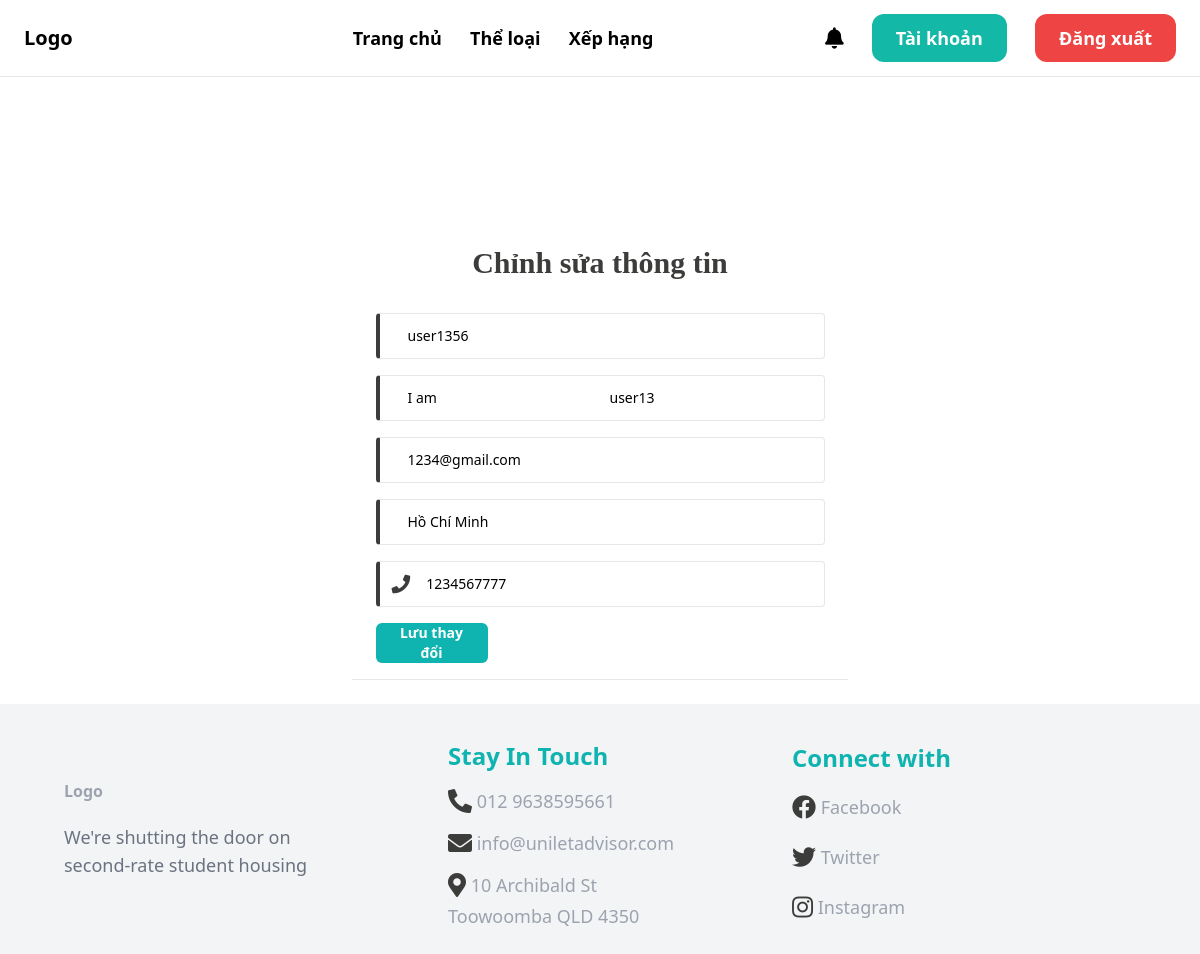
Screenshot of /edit_infomation/ (signed in) with the database file from the repository.
### userauths/models.py (models this page shows, shortened)
class User(AbstractUser):
    email = models.EmailField(unique=True)
    username = models.CharField(max_length=100)
    user_id = ShortUUIDField(unique=True, primary_key=True, prefix="user", alphabet='1234567890', length=6, max_length=100)
    phone_number = models.CharField(max_length=20, blank=True)
    address = models.CharField(max_length=255, blank=True)
    USERNAME_FIELD = "email"
    REQUIRED_FIELDS = ['username']

### core/views.py (the view)
# urls.py: path('edit_infomation/', views.edit_infomation, name='edit_infomation'),
@login_required
def edit_infomation(request):
    if request.method == 'POST':
        form = UserProfileForm(request.POST, instance=request.user)
        if form.is_valid():
            form.save()
            messages.success(request, 'Thông tin cá nhân đã được cập nhật thành công!')
            return redirect(reverse('core:account'))
    else:
        form = UserProfileForm(instance=request.user)
    context = {
        'form': form
    }
    return render(request, 'core/edit_infomation.html', context)

### core/forms.py
class UserProfileForm(forms.ModelForm):
    class Meta:
        model = User
        fields = ['username','first_name', 'last_name', 'email', 'phone_number', 'address']

### templates/core/edit_infomation.html (shortened to what this page needs)
{% extends 'core/base.html' %}
{% load static %}
{% block content %}
    <div class="bg-grey-lighter flex flex-col text-sm mt-32">
        <div class="container max-w-lg mx-auto flex-1 flex flex-col items-center justify-center px-2">
            <div class="grid justify-items-center bg-white px-4 py-4 rounded text-black w-full text-sm">
                <h1 class="mb-8 text-3xl text-center font-bold text-[#3C3C3B]" style="font-family: Maven Pro;">Chỉnh sửa thông tin</h1>
                <form method="POST">
                    <div
                        class=" flex border border-l-4 border-l-[#3C3C3B] w-full p-3 rounded mb-4 focus-within:ring-1 focus-within:ring-[#0FB3AF]">
                        <input type="text" name="username" class="focus:outline-none self-center w-full"
                            placeholder="Tên đăng nhập" value="{{ form.username.value }}" required />
                    </div>
                    <div
                        class=" flex border border-l-4 border-l-[#3C3C3B] w-full p-3 rounded mb-4 focus-within:ring-1 focus-within:ring-[#0FB3AF]">
                        <input type="text" name="first_name" class="focus:outline-none self-center w-full"
                            placeholder="Họ" value="{{ form.first_name.value }}" required />
                        <input type="text" name="last_name" class="focus:outline-none self-center w-full"
                            placeholder="Tên" value="{{ form.last_name.value }}" required />
                    </div>
                    <div
                        class=" flex border border-l-4 border-l-[#3C3C3B] w-full p-3 rounded mb-4 focus-within:ring-1 focus-within:ring-[#0FB3AF]">
                        <input type="text" name="email" class="focus:outline-none self-center w-full"
                            placeholder="Email" value="{{ form.email.value }}" required />
                    </div>
                    <div
                        class=" flex border border-l-4 border-l-[#3C3C3B] w-full p-3 rounded mb-4 focus-within:ring-1 focus-within:ring-[#0FB3AF]">
                        <input type="text" name="address" class="focus:outline-none self-center w-full"
                            placeholder="Địa chỉ" value="{{ form.address.value }}" required />
                    </div>
                    <div
                        class=" flex border border-l-4 border-l-[#3C3C3B] w-full p-3 rounded mb-4 focus-within:ring-1 focus-within:ring-[#0FB3AF]">
                        <i class="fa fa-phone self-center pr-4 text-[#3C3C3B]  fa-lg" aria-hidden="true"></i>
                        <input type="text" name="phone_number" class="focus:outline-none self-center w-full"
                            placeholder="Số điện thoại" value="{{ form.phone_number.value }}" required />
                    </div>
                    <button type="submit" class="bg-[#0FB3AF] hover:bg-[#0FB3AFCC] rounded-md px-3 text-sm h-10 w-28 text-white font-semibold">
                        Lưu thay đổi
                    </button>
                </form>
            </div>
            <hr style="width: 100%; height: 1px; background-color: #C4C4C4;">
        </div>
    </div>
{% endblock %}

### rows the page displays
User: username "user1356", first_name "I am", last_name "user13", email "1234@gmail.com", address "Hồ Chí Minh", phone_number "1234567777"
